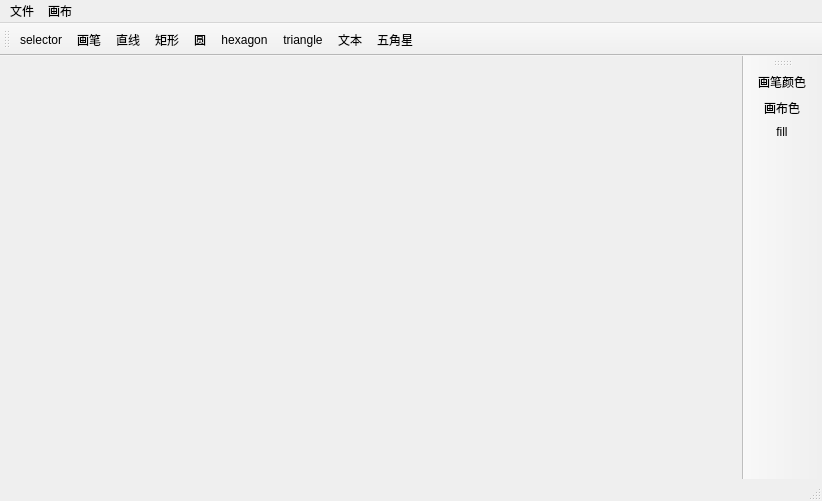
<?xml version="1.0" encoding="UTF-8"?>
<ui version="4.0">
 <class>KosoSvg</class>
 <widget class="QMainWindow" name="KosoSvg">
  <property name="geometry">
   <rect>
    <x>0</x>
    <y>0</y>
    <width>822</width>
    <height>501</height>
   </rect>
  </property>
  <property name="windowTitle">
   <string>KosoSvg</string>
  </property>
  <property name="styleSheet">
   <string notr="true"/>
  </property>
  <widget class="QWidget" name="centralWidget"/>
  <widget class="QMenuBar" name="menuBar">
   <property name="geometry">
    <rect>
     <x>0</x>
     <y>0</y>
     <width>822</width>
     <height>26</height>
    </rect>
   </property>
   <widget class="QMenu" name="menu">
    <property name="title">
     <string>文件</string>
    </property>
    <addaction name="open_action"/>
    <addaction name="save_action"/>
   </widget>
   <widget class="QMenu" name="menu_2">
    <property name="title">
     <string>画布</string>
    </property>
    <addaction name="new_action"/>
    <addaction name="clear_action"/>
   </widget>
   <addaction name="menu"/>
   <addaction name="menu_2"/>
  </widget>
  <widget class="QToolBar" name="mainToolBar">
   <attribute name="toolBarArea">
    <enum>TopToolBarArea</enum>
   </attribute>
   <attribute name="toolBarBreak">
    <bool>false</bool>
   </attribute>
   <addaction name="selector_action"/>
   <addaction name="pen_action"/>
   <addaction name="line_action"/>
   <addaction name="reac_action"/>
   <addaction name="circle_action"/>
   <addaction name="hexagon_action"/>
   <addaction name="triangle_action"/>
   <addaction name="text_action"/>
   <addaction name="star_action"/>
  </widget>
  <widget class="QStatusBar" name="statusBar"/>
  <widget class="QToolBar" name="styletoolBar">
   <property name="minimumSize">
    <size>
     <width>80</width>
     <height>0</height>
    </size>
   </property>
   <property name="maximumSize">
    <size>
     <width>90</width>
     <height>16777215</height>
    </size>
   </property>
   <property name="windowTitle">
    <string>toolBar</string>
   </property>
   <attribute name="toolBarArea">
    <enum>RightToolBarArea</enum>
   </attribute>
   <attribute name="toolBarBreak">
    <bool>false</bool>
   </attribute>
   <addaction name="pencolor_action"/>
   <addaction name="backColor_action"/>
   <addaction name="fill_action"/>
  </widget>
  <action name="pen_action">
   <property name="icon">
    <iconset>
     <normalon>:/image/pen.png</normalon>
     <activeon>:/image/pen_a.png</activeon>
     <selectedon>:/image/pen_s.png</selectedon>
    </iconset>
   </property>
   <property name="text">
    <string>画笔</string>
   </property>
  </action>
  <action name="line_action">
   <property name="icon">
    <iconset>
     <normalon>:/image/line.png</normalon>
     <activeon>:/image/line_a.png</activeon>
     <selectedon>:/image/line_s.png</selectedon>
    </iconset>
   </property>
   <property name="text">
    <string>直线</string>
   </property>
  </action>
  <action name="reac_action">
   <property name="icon">
    <iconset resource="rec.qrc">
     <normaloff>:/image/rectangle.png</normaloff>
     <normalon>:/image/rectangle.png</normalon>
     <activeoff>:/image/rectangle.png</activeoff>
     <activeon>:/image/rectangle_a.png</activeon>
     <selectedoff>:/image/rectangle.png</selectedoff>
     <selectedon>:/image/rectangle_s.png</selectedon>:/image/rectangle.png</iconset>
   </property>
   <property name="text">
    <string>矩形</string>
   </property>
  </action>
  <action name="circle_action">
   <property name="checkable">
    <bool>false</bool>
   </property>
   <property name="enabled">
    <bool>true</bool>
   </property>
   <property name="icon">
    <iconset>
     <normalon>:/image/circle.png</normalon>
     <activeon>:/image/circle_a.png</activeon>
     <selectedon>:/image/circle_s.png</selectedon>
    </iconset>
   </property>
   <property name="text">
    <string>圆</string>
   </property>
  </action>
  <action name="open_action">
   <property name="icon">
    <iconset resource="rec.qrc">
     <normaloff>:/image/open.png</normaloff>:/image/open.png</iconset>
   </property>
   <property name="text">
    <string>打开SVG文件</string>
   </property>
  </action>
  <action name="save_action">
   <property name="icon">
    <iconset resource="rec.qrc">
     <normaloff>:/image/save.png</normaloff>:/image/save.png</iconset>
   </property>
   <property name="text">
    <string>保存SVG文件</string>
   </property>
  </action>
  <action name="text_action">
   <property name="icon">
    <iconset resource="rec.qrc">
     <normaloff>:/image/text.png</normaloff>
     <normalon>:/image/text.png</normalon>
     <activeoff>:/image/text_a.png</activeoff>
     <activeon>:/image/text_a.png</activeon>
     <selectedoff>:/image/text_s.png</selectedoff>
     <selectedon>:/image/text_s.png</selectedon>:/image/text.png</iconset>
   </property>
   <property name="text">
    <string>文本</string>
   </property>
  </action>
  <action name="pencolor_action">
   <property name="icon">
    <iconset resource="rec.qrc">
     <normaloff>:/image/pencolor.png</normaloff>
     <normalon>:/image/pencolor.png</normalon>
     <activeoff>:/image/pencolor.png</activeoff>
     <activeon>:/image/pencolor_a.png</activeon>
     <selectedoff>:/image/pencolor.png</selectedoff>
     <selectedon>:/image/pencolor_s.png</selectedon>:/image/pencolor.png</iconset>
   </property>
   <property name="text">
    <string>画笔颜色</string>
   </property>
  </action>
  <action name="backColor_action">
   <property name="icon">
    <iconset resource="rec.qrc">
     <normaloff>:/image/backcolor.png</normaloff>
     <normalon>:/image/pencolor.png</normalon>
     <activeoff>:/image/backcolor_a.png</activeoff>
     <activeon>:/image/backcolor_a.png</activeon>
     <selectedoff>:/image/backcolor_s.png</selectedoff>
     <selectedon>:/image/backcolor_s.png</selectedon>:/image/backcolor.png</iconset>
   </property>
   <property name="text">
    <string>画布色</string>
   </property>
  </action>
  <action name="height_action">
   <property name="icon">
    <iconset>
     <normaloff>:/image/height.png</normaloff>
     <normalon>:/image/height.png</normalon>
     <activeon>:/image/height_a.png</activeon>
     <selectedon>:/image/height_s.png</selectedon>:/image/height.png</iconset>
   </property>
   <property name="text">
    <string>画布尺寸</string>
   </property>
   <property name="toolTip">
    <string>画布高度</string>
   </property>
  </action>
  <action name="weight_action">
   <property name="icon">
    <iconset>
     <normaloff>:/image/width.png</normaloff>
     <normalon>:/image/width.png</normalon>
     <activeon>:/image/width_a.png</activeon>
     <selectedon>:/image/width_s.png</selectedon>:/image/width.png</iconset>
   </property>
   <property name="text">
    <string>weight</string>
   </property>
   <property name="toolTip">
    <string>画布宽度</string>
   </property>
  </action>
  <action name="selector_action">
   <property name="icon">
    <iconset resource="rec.qrc">
     <normaloff>:/image/select.png</normaloff>
     <normalon>:/image/select.png</normalon>
     <activeoff>:/image/select_a.png</activeoff>
     <activeon>:/image/select_a.png</activeon>
     <selectedoff>:/image/select_s.png</selectedoff>
     <selectedon>:/image/select_s.png</selectedon>:/image/select.png</iconset>
   </property>
   <property name="text">
    <string>selector</string>
   </property>
   <property name="toolTip">
    <string>选择器</string>
   </property>
  </action>
  <action name="hexagon_action">
   <property name="icon">
    <iconset>
     <normalon>:/image/hexagon.png</normalon>
     <activeon>:/image/hexagon_a.png</activeon>
     <selectedon>:/image/hexagon_s.png</selectedon>
    </iconset>
   </property>
   <property name="text">
    <string>hexagon</string>
   </property>
   <property name="toolTip">
    <string>六边形</string>
   </property>
  </action>
  <action name="triangle_action">
   <property name="icon">
    <iconset>
     <normalon>:/image/triangle.png</normalon>
     <activeon>:/image/triangle_a.png</activeon>
     <selectedon>:/image/triangle_s.png</selectedon>
    </iconset>
   </property>
   <property name="text">
    <string>triangle</string>
   </property>
   <property name="toolTip">
    <string>三角形</string>
   </property>
  </action>
  <action name="fill_action">
   <property name="icon">
    <iconset>
     <normalon>:/image/fill.png</normalon>
     <activeon>:/image/fill_a.png</activeon>
     <selectedon>:/image/fill_s.png</selectedon>
    </iconset>
   </property>
   <property name="text">
    <string>fill</string>
   </property>
   <property name="toolTip">
    <string>填充</string>
   </property>
  </action>
  <action name="clear_action">
   <property name="icon">
    <iconset>
     <normalon>:/image/clear.png</normalon>
    </iconset>
   </property>
   <property name="text">
    <string>清除</string>
   </property>
  </action>
  <action name="new_action">
   <property name="icon">
    <iconset>
     <normalon>:/image/newcancvs_s.png</normalon>
     <activeon>:/image/newcancvs_a.png</activeon>
     <selectedon>:/image/newcancvs.png</selectedon>
    </iconset>
   </property>
   <property name="text">
    <string>新建</string>
   </property>
  </action>
  <action name="star_action">
   <property name="icon">
    <iconset>
     <normalon>:/image/rectangle.png</normalon>
    </iconset>
   </property>
   <property name="text">
    <string>五角星</string>
   </property>
   <property name="toolTip">
    <string>五角星</string>
   </property>
  </action>
 </widget>
 <layoutdefault spacing="6" margin="11"/>
 <resources>
  <include location="rec.qrc"/>
 </resources>
 <connections/>
</ui>
